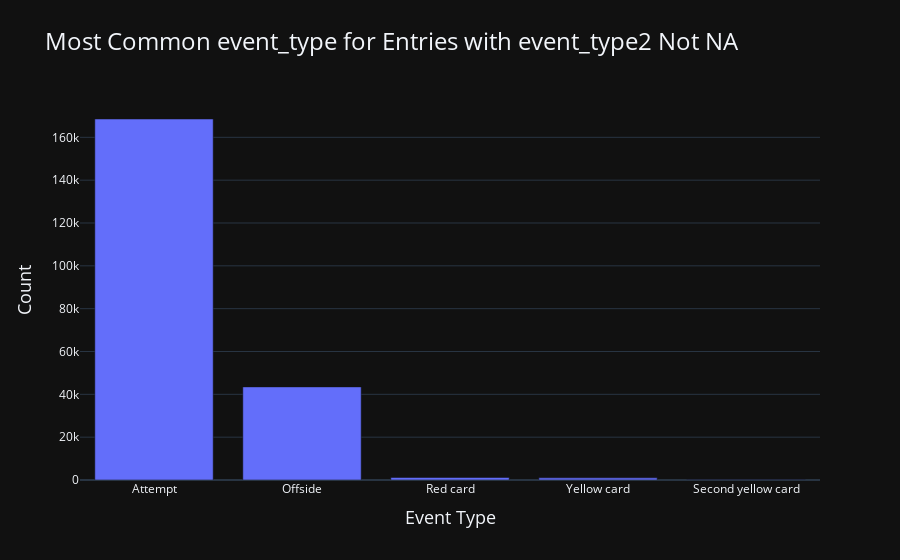

The cell this chart's notebook holds for it:
### Markdown cell above
# Exploration for personal questions

### Code cell
# Filter the data for entries with event_type2 not NA
filtered_data = data[data['event_type2'].notna()]

# Map the event_type values to their descriptions
filtered_data['event_type_mapped'] = filtered_data['event_type'].map(event_type_map)

# Count the occurrences of each event_type
event_type_counts = filtered_data['event_type_mapped'].value_counts().reset_index()
event_type_counts.columns = ['Event Type', 'Count']

# Plot the data using Plotly
fig = px.bar(event_type_counts, x='Event Type', y='Count', title='Most Common event_type for Entries with event_type2 Not NA',
             labels={'Count': 'Count', 'Event Type': 'Event Type'}, template='plotly_dark')

fig.update_layout(title_font_size=24, xaxis_title_font_size=18, yaxis_title_font_size=18)
fig.show()

### Figure 1 — Plotly figure (JSON) as saved in the notebook; plotly's stock layout.template omitted (floating-point values rounded to 4 significant figures)
{"data": [{"alignmentgroup": "True", "hovertemplate": "Event Type=%{x}<br>Count=%{y}<extra></extra>", "legendgroup": "", "marker": {"color": "#636efa", "pattern": {"shape": ""}}, "name": "", "offsetgroup": "", "orientation": "v", "showlegend": false, "textposition": "auto", "type": "bar", "x": ["Attempt", "Offside", "Red card", "Yellow card", "Second yellow card"], "xaxis": "x", "y": [168560, 43475, 1152, 1006, 100], "yaxis": "y"}], "layout": {"barmode": "relative", "legend": {"tracegroupgap": 0}, "title": {"font": {"size": 24}, "text": "Most Common event_type for Entries with event_type2 Not NA"}, "xaxis": {"anchor": "y", "domain": [0, 1], "title": {"font": {"size": 18}, "text": "Event Type"}}, "yaxis": {"anchor": "x", "domain": [0, 1], "title": {"font": {"size": 18}, "text": "Count"}}}}
